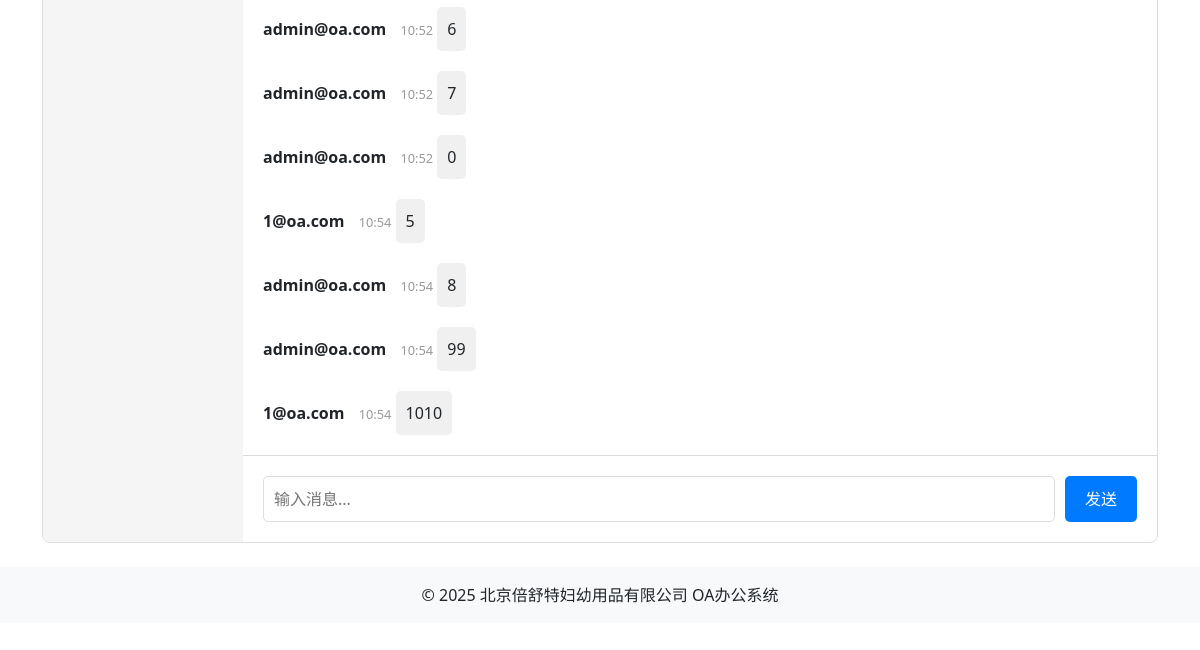
Page /chat (signed in, lower part) on the earlier database version.
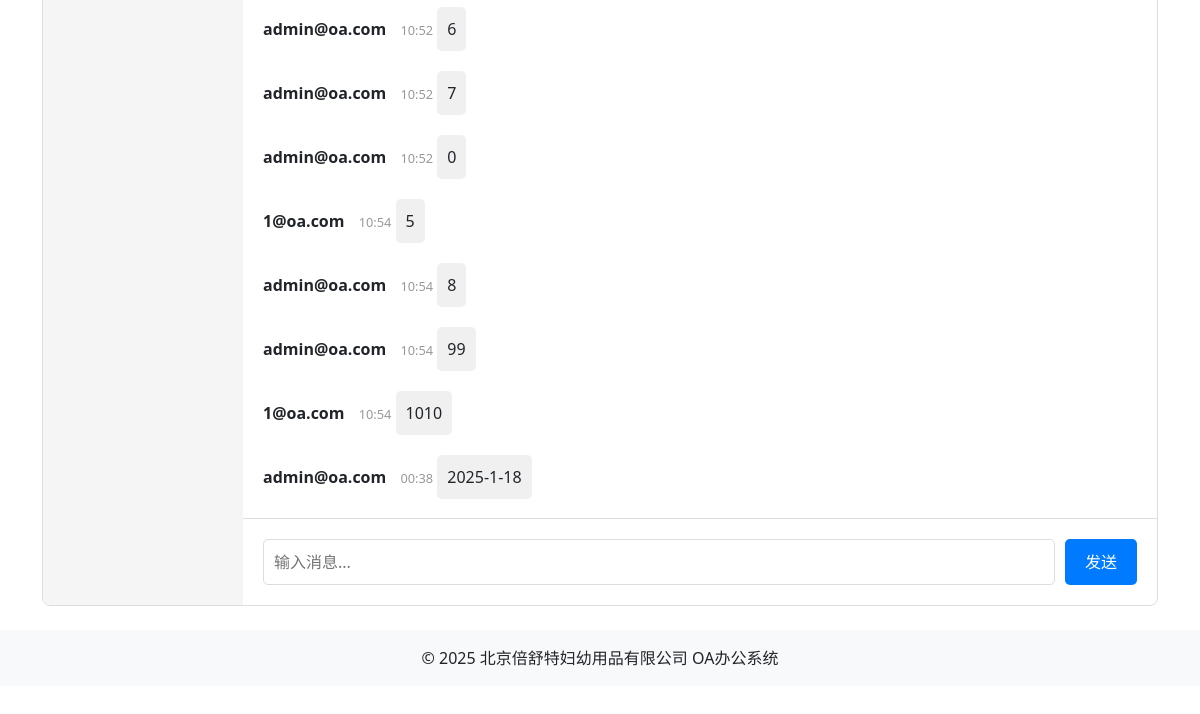
Same page on the later database version.
### app.py (models this page shows)
class ChatMessage(db.Model):
    id = db.Column(db.Integer, primary_key=True)
    content = db.Column(db.Text, nullable=False)
    timestamp = db.Column(db.DateTime, default=datetime.utcnow)
    user_id = db.Column(db.Integer, db.ForeignKey('user.id'))
    user = db.relationship('User', backref='messages')
    room = db.Column(db.String(100), default='global')

class User(db.Model, UserMixin):
    id = db.Column(db.Integer, primary_key=True)
    email = db.Column(db.String(120), unique=True, nullable=False)
    password_hash = db.Column(db.String(120), nullable=False)
    is_admin = db.Column(db.Boolean, default=False)
    is_approved = db.Column(db.Boolean, default=False)
    factory = db.Column(db.String(50))
    department = db.Column(db.String(50))
    created_at = db.Column(db.DateTime, default=datetime.utcnow)

### app.py (the view)
@app.route('/chat')
@login_required
def chat():
    online_user_ids = list(online_users.keys())
    online_users_list = User.query.filter(User.id.in_(online_user_ids)).all() if online_user_ids else []
    return render_template('chat.html',
        online_users=online_users_list,
        ChatMessage=ChatMessage
    )

### app.py (called while the page is built)
@login_manager.user_loader
def load_user(user_id):
    return User.query.get(int(user_id))

### templates/chat.html (shortened to what this page needs)
{% extends "base.html" %}
{% block content %}
<div class="chat-container">
    <div class="chat-sidebar">
    </div>
    <div class="chat-main">
        <div class="chat-messages" id="chat-messages">
            {% for message in ChatMessage.query.filter_by(room='global').order_by(ChatMessage.timestamp).all() %}
            <div class="message">
                <span class="message-user">{{ message.user.email }}</span>
                <span class="message-time">{{ message.timestamp.strftime('%H:%M') }}</span>
                <div class="message-content">{{ message.content }}</div>
            </div>
            {% endfor %}
        </div>
        <div class="chat-input">
            <input type="text" id="message-input" placeholder="输入消息...">
            <button id="send-button">发送</button>
        </div>
    </div>
</div>
{% endblock %}

### templates/base.html (shortened to what this page needs)
<!DOCTYPE html>
<html lang="zh-CN">
<head>
    <link href="https://cdn.bootcdn.net/ajax/libs/twitter-bootstrap/5.3.0/css/bootstrap.min.css" rel="stylesheet">
    <link rel="stylesheet" href="https://cdn.bootcdn.net/ajax/libs/font-awesome/6.4.0/css/all.min.css">
</head>
<body>
    <div class="container my-4">
        {% block content %}{% endblock %}
    </div>
    <footer class="bg-light text-center py-3">
        <div class="container">
            <p class="mb-0">© 2025 北京倍舒特妇幼用品有限公司 OA办公系统</p>
        </div>
    </footer>
</body>
</html>

### templates/chat.html (style rules this page uses)
.chat-container { display: flex; height: 80vh; max-width: 1200px; margin: 20px auto; border: 1px solid #ddd; border-radius: 8px; overflow: hidden; }
.chat-sidebar { width: 200px; background: #f5f5f5; padding: 15px; }
.chat-main { flex: 1; display: flex; flex-direction: column; }
.chat-messages { flex: 1; padding: 20px; overflow-y: auto; }
.message { margin-bottom: 15px; }
.message-user { font-weight: bold; margin-right: 10px; }
.message-time { color: #999; font-size: 0.8em; }
.message-content { margin-top: 5px; padding: 10px; background: #f0f0f0; border-radius: 5px; display: inline-block; }
.chat-input { padding: 20px; border-top: 1px solid #ddd; display: flex; }
#message-input { flex: 1; padding: 10px; border: 1px solid #ddd; border-radius: 5px; }
#send-button { margin-left: 10px; padding: 10px 20px; background: #007bff; color: white; border: none; border-radius: 5px; cursor: pointer; }

Differences in the rows shown:
added ChatMessage: user.email "admin@oa.com", timestamp "00:38", content "2025-1-18"
